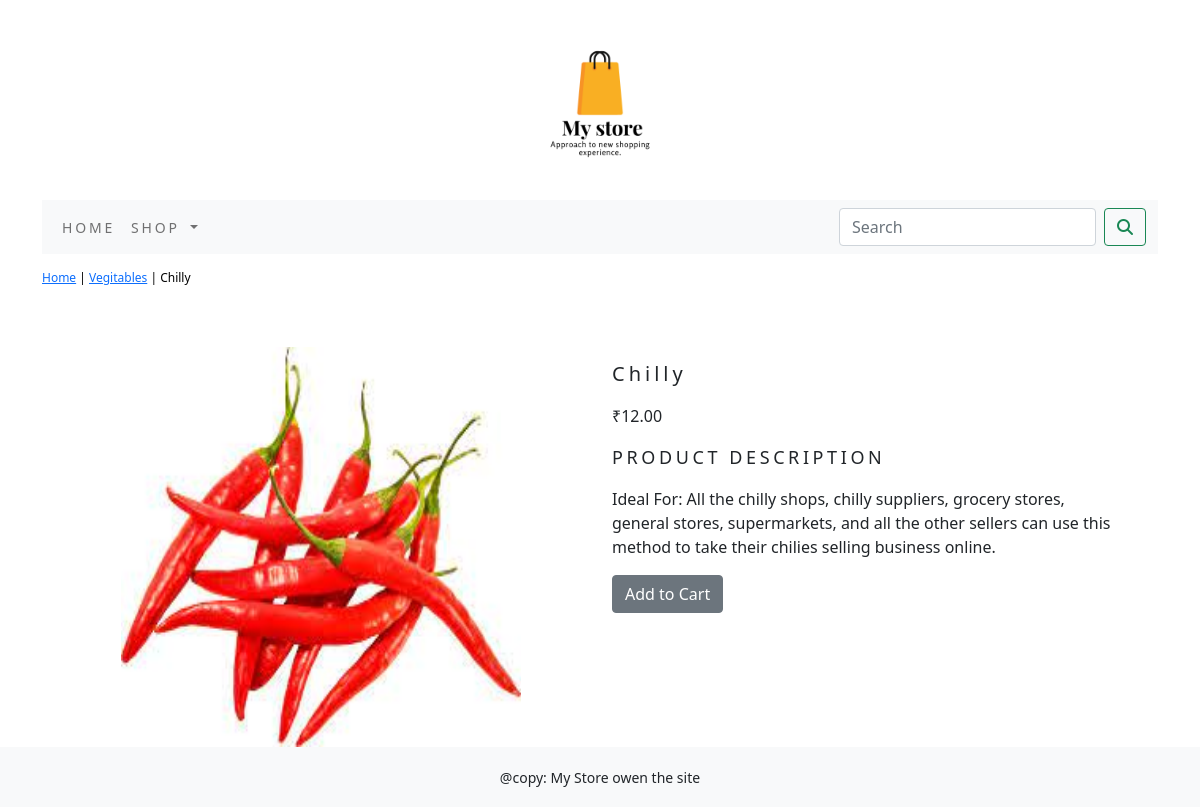
Page /shop/vegitables/chilly/ on the committed database.
### shop/models.py (models this page shows, shortened)
class Product(models.Model):
    name = models.CharField(max_length=250, unique=True)
    slug = models.SlugField(max_length=250, unique=True)
    description = models.TextField(blank=True)
    price = models.DecimalField(max_digits=10, decimal_places=2)
    category = models.ForeignKey(Category, on_delete=models.CASCADE)
    image = models.ImageField(upload_to='product', blank=True)
    stock = models.IntegerField()
    available = models.BooleanField(default=True)
    created = models.DateTimeField(auto_now_add=True)
    update = models.DateTimeField(auto_now=True)
    class Meta:
        ordering= ('name',)
        verbose_name='product'
        verbose_name_plural = 'products'

class Category(models.Model):
    name = models.CharField(max_length=250, unique=True)
    slug = models.SlugField(max_length=500, unique=True)
    description = models.TextField(blank=True)
    image= models.ImageField(upload_to='category', blank=True)
    class Meta:
        ordering= ('name',)
        verbose_name='category'
        verbose_name_plural = 'categories'
    def get_url(self):
        return reverse('shop:product_by_category', args=[self.slug])
    def __str__(self):
        return '{}'.format(self.name)

### shop/views.py (the view)
# urls.py: path('<slug:c_slug>/<slug:product_slug>/', views.proDetail, name='proCatDetail'),
def proDetail(request, c_slug, product_slug):
    try:
        product = Product.objects.get(category__slug=c_slug, slug=product_slug)
    except Exception as e:
        raise e
    return render(request, "product.html", {'product': product})

### cart/context_processors.py (called while the page is built)
def counter(request):
    item_count = 0
    if 'admin' in request.path:
         return {}
    else:
        try:
            cart = Cart.objects.filter(cart_id=_cart_id(request))
            cart_items = CartItems.objects.all().filter(cart=cart[:1])
            for cart_item in cart_items:
                item_count += cart_item.quantity
        except Cart.DoesNotExist:
            item_count = 0
    return dict(item_count=item_count)

### cart/views.py (called while the page is built)
def _cart_id(request):
    cart = request.session.session_key
    if not cart:
        cart = request.session.create()
    return cart

### shop/context_processors.py (called while the page is built)
def menu_links(request):
    links = Category.objects.all()
    return dict(links=links)

### templates/product.html (shortened to what this page needs)
{% extends 'base.html' %}
{% load static %}
{% block content %}
<div class="row my_prod_row_class">
    <div class="mx_auto">
        <p><a href="{% url 'shop:allproductCat' %}">Home</a> | <a href="{{product.category.get_url}}">{{product.category}}</a> | {{product.name}}</p>
    </div>
</div>
<div class="container">
<br>
<div class="row">
    <div class="col-12 col-sm-12 col-md-12 col-lg-6 text-center">
        <div style="min-width:18rem">
            <img src="{{product.image.url}}" alt="{{product.name}}" width="400px;" height="400px;">
        </div>
    </div>
        <div class="col-12 col-sm-12 col-lg-6">
            <div>
            <h1 class="my_prod_title">{{product.name}}</h1>
            <p>₹{{product.price}}</p>
            <p class="my_title"> Product Description</p>
            <p class="text-justify my_prod_text">{{product.description}}</p>
            {% if product.stock <= 0 %}
            <p class="text-justify my_prod_text"><b>Out of Stock</b></p>
            {% else %}
            <a class="btn btn-secondary" href="{% url 'cart:add_cart' product.id %}">Add to Cart</a>
            {% endif %}
            </div>
        </div>
    </div>
</div>
{% endblock %}

### static/css/custom.css (style rules this page uses)
.my_title { font-size:18px; text-transform:uppercase; letter-spacing:.2em; }
.my_prod_row_class { padding-top:15px; padding-bottom:20px; }
.my_prod_row_class .mx_auto { color:#000; font-size:12px; text-decoration:none; }
.my_prod_title { font-size:20px; text_transform:uppercase; letter-spacing:.2em; padding-top:15px; padding-bottom:10px; }
.my_prod_text { padding-right:20px; }

### rows in the picture
Product: category "Vegitables", name "Chilly", image (picture), price "12.00", description "Ideal For: All the chilly shops, chilly suppliers, grocery stores, general stores, supermarkets, and all the other sellers can use this method to take their chilies selling business online."
